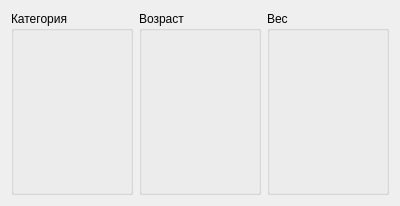
<?xml version="1.0" encoding="UTF-8"?>
<ui version="4.0">
 <class>CategoryControlPanel</class>
 <widget class="QWidget" name="CategoryControlPanel">
  <property name="geometry">
   <rect>
    <x>0</x>
    <y>0</y>
    <width>400</width>
    <height>206</height>
   </rect>
  </property>
  <property name="sizePolicy">
   <sizepolicy hsizetype="MinimumExpanding" vsizetype="Fixed">
    <horstretch>0</horstretch>
    <verstretch>0</verstretch>
   </sizepolicy>
  </property>
  <property name="windowTitle">
   <string>Form</string>
  </property>
  <layout class="QHBoxLayout" name="horizontalLayout">
   <item>
    <layout class="QHBoxLayout" name="horizontalLayout_8">
     <property name="leftMargin">
      <number>0</number>
     </property>
     <item>
      <widget class="QGroupBox" name="groupBox">
       <property name="sizePolicy">
        <sizepolicy hsizetype="Preferred" vsizetype="Minimum">
         <horstretch>0</horstretch>
         <verstretch>0</verstretch>
        </sizepolicy>
       </property>
       <property name="title">
        <string>Категория</string>
       </property>
       <layout class="QHBoxLayout" name="horizontalLayout_5">
        <item>
         <layout class="QHBoxLayout" name="hbCategory"/>
        </item>
       </layout>
      </widget>
     </item>
     <item>
      <widget class="QGroupBox" name="groupBox_2">
       <property name="title">
        <string>Возраст</string>
       </property>
       <layout class="QHBoxLayout" name="horizontalLayout_6">
        <item>
         <layout class="QHBoxLayout" name="hbAge"/>
        </item>
       </layout>
      </widget>
     </item>
     <item>
      <widget class="QGroupBox" name="groupBox_3">
       <property name="title">
        <string>Вес</string>
       </property>
       <layout class="QHBoxLayout" name="horizontalLayout_7">
        <item>
         <layout class="QHBoxLayout" name="hbWeight"/>
        </item>
       </layout>
      </widget>
     </item>
    </layout>
   </item>
  </layout>
 </widget>
 <resources/>
 <connections/>
</ui>
